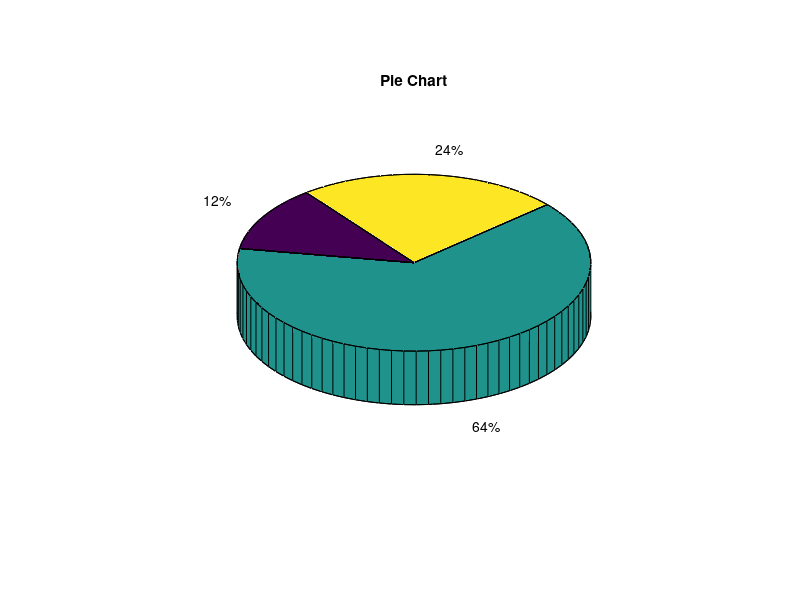

This figure's MATLAB source:
x = [12 64 24];
plottype = 'pie3';

switch plottype
    case 'bar' 
        bar(x)
        title('Bar Graph')
    case {'pie','pie3'}
        pie3(x)
        title('Pie Chart')
    otherwise
        warning('Unexpected plot type. No plot created.')
end
